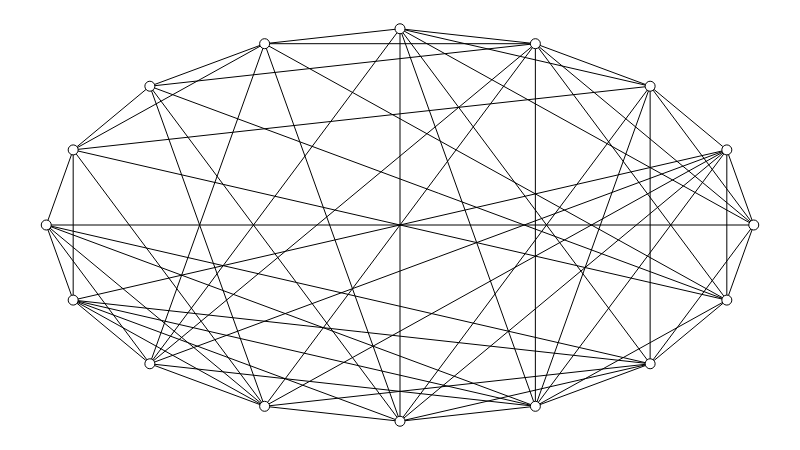

Notebook cell for this chart:
### Markdown cell above
Xi, o comprimento médio cresce quase linearmente em função do número de nós... ou seja, a estrutura de árvore não parece modelar um pequeno mundo em redes maiores.

As duplas Sabrina/Leo e Ale/Paulo pensaram em uma proposta alternativa: um anel de nós com "atalhos" adicionados especificamente para encurtar os caminhos. Esse tipo de aresta, que "atravessa" um circuito, é conhecido como *corda*.

A função abaixo constrói uma rede desse tipo, mas com uma restrição: além do número de nós, ela exige que você especifique qual é o *grau médio* que o grafo deve ter. O *grau* de um nó é o número de arestas que estão ligadas a ele, portanto, o grau médio é proporcional à *densidade* do grafo, ou seja, ao número total de arestas.

Por que estamos impondo essa restrição? Para evitar uma "segunda trapaça": queremos uma caracterização *estrutural* de pequeno mundo, que permita comparar grafos com *mesmo número de nós* e *mesma densidade*. Essa proposta de anel com cordas só pode ser considerada promissora se parar em pé sem o "migué" de ficarmos adicionando atalhos à vontade até os caminhos ficarem curtos o suficiente.

### Code cell
def chorded_ring(num_nodes, avg_degree):

    # Gera um grafo circular.
    g = nx.cycle_graph(num_nodes)

    # Prepara uma lista de pares de nós para sorteio.
    edges = [(n, m) for n, m in combinations(g.nodes, 2)]
    shuffle(edges)

    # Calcula limite de arestas a partir do grau médio.
    # Você consegue enxergar porque essa relação vale?
    max_edges = int((num_nodes * avg_degree) / 2 + 0.5)

    # Para cada par de nós sorteado...
    for n, m in edges:

        # ...se a aresta correspondente não existe...
        if not g.has_edge(n, m):

            # ...cria a aresta, ou seja, adiciona o "atalho"...
            g.add_edge(n, m)

            # ... e, se atingir o limite, para.
            if g.number_of_edges() == max_edges:
                break

    return g


# Gera um anel com cordas.
g = chorded_ring(NUM_NODES, AVG_DEGREE)

# Atribui posições aos nós.
sn.set_circle_positions(g)

# Mostra o grafo.
show_graph(g)

### Figure 1 — Plotly figure (JSON) as saved in the notebook; plotly's stock layout.template omitted (floating-point values rounded to 4 significant figures; data arrays with more than 128 entries replaced by an {"elided": "..."} marker saying what was removed)
{"data": [{"hoverinfo": "none", "line": {"color": "rgb(0, 0, 0)", "width": 1}, "mode": "lines", "type": "scatter", "uid": "05f662fe-a9fa-11e8-a13e-5cc9d35576a8", "x": {"elided": "192 float values"}, "y": {"elided": "192 float values"}}, {"hoverinfo": "none", "marker": {"color": "rgb(255, 255, 255)", "line": {"color": "rgb(0, 0, 0)", "width": 1}, "size": 10}, "mode": "markers+text", "text": [], "textfont": {"color": "rgb(0, 0, 0)"}, "textposition": "middle center", "type": "scatter", "uid": "05f662ff-a9fa-11e8-a13e-5cc9d35576a8", "x": [1, 0.9619, 0.8536, 0.6913, 0.5, 0.3087, 0.1464, 0.03806, 0, 0.03806, 0.1464, 0.3087, 0.5, 0.6913, 0.8536, 0.9619], "y": [0.5, 0.6913, 0.8536, 0.9619, 1, 0.9619, 0.8536, 0.6913, 0.5, 0.3087, 0.1464, 0.03806, 0, 0.03806, 0.1464, 0.3087]}], "layout": {"height": 450, "margin": {"b": 0, "l": 0, "r": 0, "t": 0}, "showlegend": false, "width": 800, "xaxis": {"showgrid": false, "showticklabels": false, "zeroline": false}, "yaxis": {"showgrid": false, "showticklabels": false, "zeroline": false}}}
